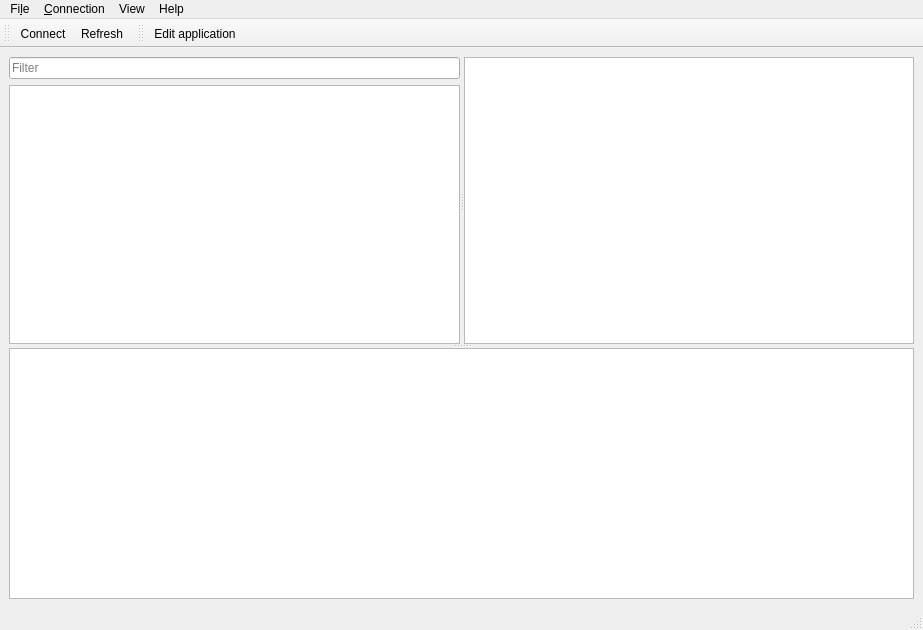
<?xml version="1.0" encoding="UTF-8"?>
<ui version="4.0">
 <class>MainWindow</class>
 <widget class="QMainWindow" name="MainWindow">
  <property name="geometry">
   <rect>
    <x>0</x>
    <y>0</y>
    <width>923</width>
    <height>630</height>
   </rect>
  </property>
  <property name="windowTitle">
   <string>Telepat Manager</string>
  </property>
  <widget class="QWidget" name="centralwidget">
   <layout class="QVBoxLayout" name="verticalLayout_2">
    <item>
     <widget class="QSplitter" name="consoleSplitter">
      <property name="orientation">
       <enum>Qt::Vertical</enum>
      </property>
      <widget class="QSplitter" name="treeViewSplitter">
       <property name="orientation">
        <enum>Qt::Horizontal</enum>
       </property>
       <widget class="QWidget" name="layoutWidget">
        <layout class="QVBoxLayout" name="treeViewLayout">
         <item>
          <widget class="QLineEdit" name="filterLineEdit">
           <property name="placeholderText">
            <string>Filter</string>
           </property>
          </widget>
         </item>
         <item>
          <widget class="QTreeView" name="contextsTreeView">
           <property name="minimumSize">
            <size>
             <width>100</width>
             <height>0</height>
            </size>
           </property>
           <property name="selectionBehavior">
            <enum>QAbstractItemView::SelectRows</enum>
           </property>
           <property name="animated">
            <bool>false</bool>
           </property>
          </widget>
         </item>
        </layout>
       </widget>
       <widget class="QStackedWidget" name="stackedWidget">
        <property name="currentIndex">
         <number>0</number>
        </property>
        <widget class="QWidget" name="contextEditor">
         <layout class="QVBoxLayout" name="verticalLayout">
          <property name="spacing">
           <number>0</number>
          </property>
          <property name="leftMargin">
           <number>0</number>
          </property>
          <property name="topMargin">
           <number>0</number>
          </property>
          <property name="rightMargin">
           <number>0</number>
          </property>
          <property name="bottomMargin">
           <number>0</number>
          </property>
          <item>
           <widget class="EditorTableView" name="tableView"/>
          </item>
         </layout>
        </widget>
        <widget class="ModelBrowser" name="modelBrowser">
         <layout class="QVBoxLayout" name="verticalLayout_3">
          <property name="spacing">
           <number>6</number>
          </property>
          <property name="leftMargin">
           <number>0</number>
          </property>
          <property name="topMargin">
           <number>0</number>
          </property>
          <property name="rightMargin">
           <number>0</number>
          </property>
          <property name="bottomMargin">
           <number>0</number>
          </property>
          <item>
           <widget class="QLineEdit" name="bFilterLineEdit">
            <property name="placeholderText">
             <string>Filter</string>
            </property>
           </widget>
          </item>
          <item>
           <widget class="QTreeView" name="treeView"/>
          </item>
         </layout>
        </widget>
       </widget>
      </widget>
      <widget class="QPlainTextEdit" name="loggerWidget">
       <property name="readOnly">
        <bool>true</bool>
       </property>
      </widget>
     </widget>
    </item>
   </layout>
  </widget>
  <widget class="QMenuBar" name="menubar">
   <property name="geometry">
    <rect>
     <x>0</x>
     <y>0</y>
     <width>923</width>
     <height>27</height>
    </rect>
   </property>
   <widget class="QMenu" name="menuTelepat">
    <property name="title">
     <string>Fi&amp;le</string>
    </property>
    <addaction name="actionQuit"/>
   </widget>
   <widget class="QMenu" name="menuConnection">
    <property name="title">
     <string>&amp;Connection</string>
    </property>
    <widget class="QMenu" name="menu_history">
     <property name="title">
      <string>Connections &amp;history</string>
     </property>
    </widget>
    <addaction name="actionConnect"/>
    <addaction name="menu_history"/>
   </widget>
   <widget class="QMenu" name="menuHelp">
    <property name="title">
     <string>Help</string>
    </property>
    <addaction name="actionAbout"/>
   </widget>
   <widget class="QMenu" name="menuView">
    <property name="title">
     <string>View</string>
    </property>
    <addaction name="actionShowNameId"/>
   </widget>
   <addaction name="menuTelepat"/>
   <addaction name="menuConnection"/>
   <addaction name="menuView"/>
   <addaction name="menuHelp"/>
  </widget>
  <widget class="QStatusBar" name="statusbar"/>
  <widget class="QToolBar" name="mainToolbar">
   <property name="windowTitle">
    <string>toolBar</string>
   </property>
   <attribute name="toolBarArea">
    <enum>TopToolBarArea</enum>
   </attribute>
   <attribute name="toolBarBreak">
    <bool>false</bool>
   </attribute>
   <addaction name="actionConnect"/>
   <addaction name="actionRefresh"/>
  </widget>
  <widget class="QToolBar" name="applicationToolbar">
   <property name="windowTitle">
    <string>toolBar_2</string>
   </property>
   <attribute name="toolBarArea">
    <enum>TopToolBarArea</enum>
   </attribute>
   <attribute name="toolBarBreak">
    <bool>false</bool>
   </attribute>
   <addaction name="actionEditApp"/>
  </widget>
  <action name="actionQuit">
   <property name="text">
    <string>&amp;Quit</string>
   </property>
  </action>
  <action name="actionConnect">
   <property name="icon">
    <iconset theme="network-server">
     <normalon>:/icon/ic_settings_input_antenna_48pt_@3x.png</normalon>
    </iconset>
   </property>
   <property name="text">
    <string>&amp;Connect...</string>
   </property>
   <property name="toolTip">
    <string>Connect to a Telepat instance</string>
   </property>
  </action>
  <action name="actionAbout">
   <property name="text">
    <string>&amp;About</string>
   </property>
  </action>
  <action name="actionRefresh">
   <property name="icon">
    <iconset theme="view-refresh">
     <normalon>:/icon/ic_refresh_48pt_@3x.png</normalon>
    </iconset>
   </property>
   <property name="text">
    <string>Refresh</string>
   </property>
   <property name="toolTip">
    <string>Refresh the list of contexts and models</string>
   </property>
  </action>
  <action name="actionShowNameId">
   <property name="checkable">
    <bool>true</bool>
   </property>
   <property name="checked">
    <bool>true</bool>
   </property>
   <property name="text">
    <string>&amp;Show by name</string>
   </property>
   <property name="toolTip">
    <string>Show names instead of IDs</string>
   </property>
  </action>
  <action name="actionEditApp">
   <property name="icon">
    <iconset theme="preferences-other">
     <normaloff>.</normaloff>.</iconset>
   </property>
   <property name="text">
    <string>Edit application</string>
   </property>
   <property name="toolTip">
    <string>Edit application schema</string>
   </property>
  </action>
 </widget>
 <customwidgets>
  <customwidget>
   <class>EditorTableView</class>
   <extends>QTableWidget</extends>
   <header>editortableview.h</header>
  </customwidget>
  <customwidget>
   <class>ModelBrowser</class>
   <extends>QWidget</extends>
   <header>modelbrowser.h</header>
   <container>1</container>
  </customwidget>
 </customwidgets>
 <resources>
  <include location="resources/icons.qrc"/>
 </resources>
 <connections>
  <connection>
   <sender>actionQuit</sender>
   <signal>triggered()</signal>
   <receiver>MainWindow</receiver>
   <slot>close()</slot>
   <hints>
    <hint type="sourcelabel">
     <x>-1</x>
     <y>-1</y>
    </hint>
    <hint type="destinationlabel">
     <x>461</x>
     <y>314</y>
    </hint>
   </hints>
  </connection>
 </connections>
</ui>
